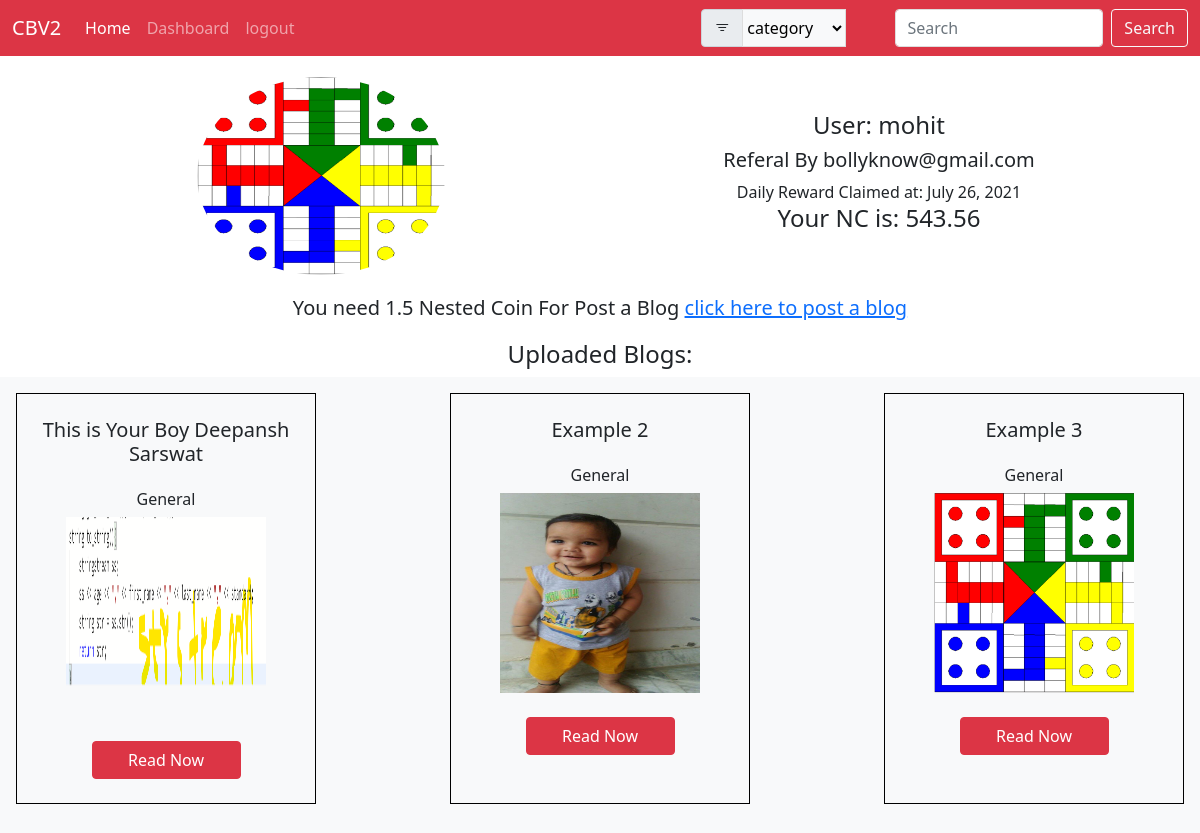
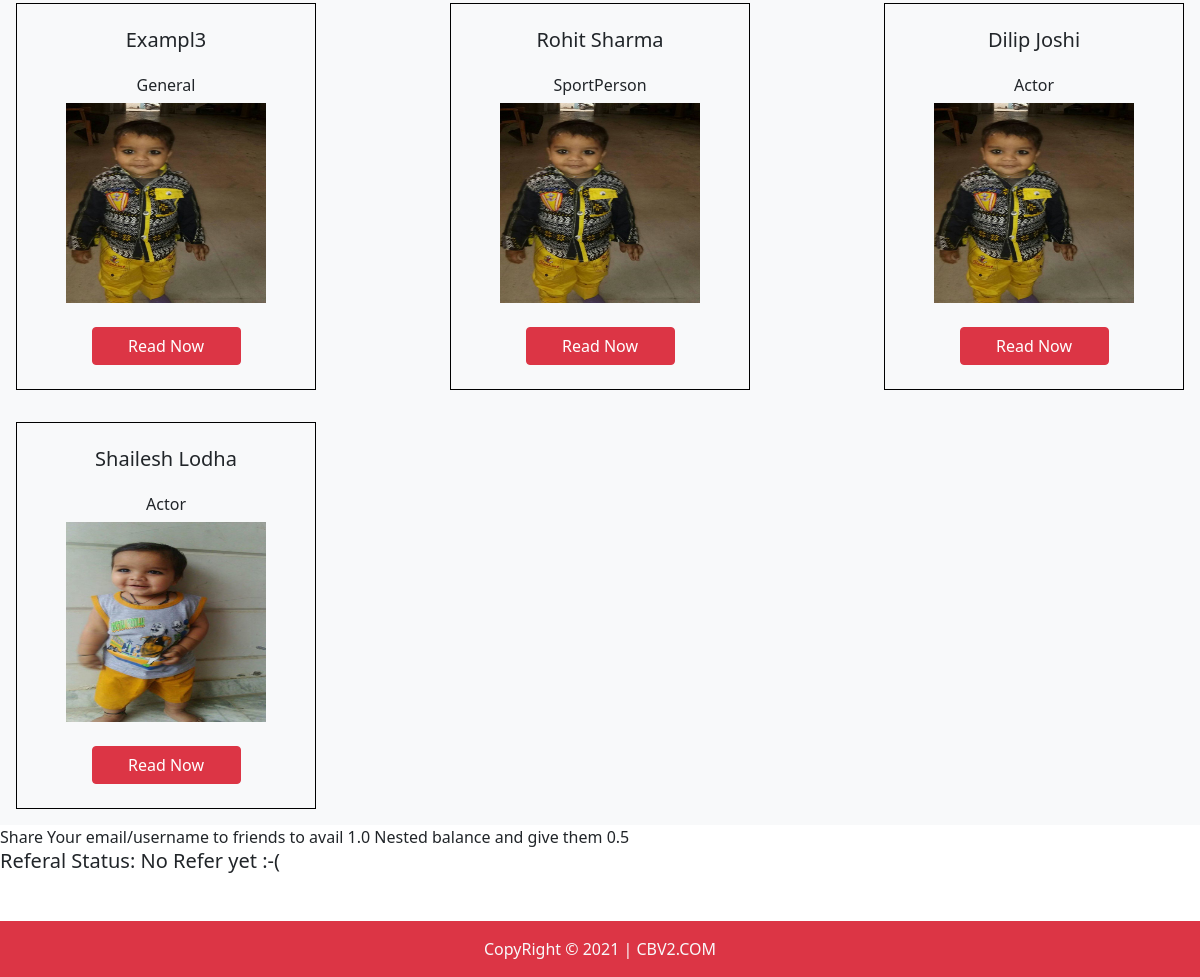
The page /dashboard (signed in) on the database its author committed (2 pictures, top to bottom).
### blogAPP/models.py (models this page shows, shortened)
class CustomUserModel(models.Model):
    index = models.OneToOneField(User,on_delete=models.CASCADE)
    last_reward_claimed = models.DateField()
    nested_balance = models.FloatField()
    profile_pic = models.ImageField(null=True,blank=True,upload_to='imgs')
    Referal_by = models.EmailField(null=True,blank=True)

class Blogs(models.Model):
    Blog_categories_available = (
        ("General","General"),
        ("Cricket","Cricket"),
        ("Youtuber","Youtuber"),
        ("Actor","Actor"),
        ("SportPerson","SportPerson"),
        ("TechPerson","TechPerson"),
        ("Teacher","Teacher"),
        ("Health","Health"),
        ("God","God"),
        ("Safety","Safety"),
        ("Exam","Exam"),
        ("other","other"),
    )
    blog_id = models.AutoField(primary_key=True)
    title = models.CharField(max_length=150,default="Admin Provided Blog")
    author = models.ForeignKey(User,on_delete=models.CASCADE)
    added_at = models.DateTimeField()
    content_position = models.CharField(null=True,blank=True,max_length=10)
    blog_url = models.SlugField(unique=True,null=True,blank=True)
    feature_img = models.ImageField(upload_to='imgs',null=True,blank=True)
    Blog_categories = models.CharField(max_length=15,choices=Blog_categories_available,default="General")

### blogAPP/views.py (the view)
# urls.py: path('dashboard',views.RenderDashboard),
def RenderDashboard(request):
    imgavi = True
    is_ref_av = False
    is_reward_av = False
    if not request.user.is_authenticated:
        return redirect('/')
    try:
        obj = cum.objects.get(index=User.objects.get(username=request.user.username))
    except:
        return HttpResponse('Admins have their admin panel there is no cum model for them If You are one of the Admin Please create a cum object.')
    if obj.profile_pic=='' or obj.profile_pic == None:
        imgavi = False
    reward_claimed_at = obj.last_reward_claimed
    nested_balence = round(obj.nested_balance,2)
    referal_by = obj.Referal_by
    if referal_by == '' or referal_by == None:
        is_ref_av = True
    if timezone.now().date() != reward_claimed_at:
        is_reward_av = True
    blogs = Blogs.objects.filter(author=request.user)
    if len(blogs):
        blogs_avi = True
    else:
        blogs_avi = False
    data = get_my_referal(request.user.username)
    is_refer = True
    if data is None:
        is_refer = False
    return render(request,'dashboard.html',{'imgavi':imgavi,'is_ref_av':is_ref_av,'reward_claimed_at':reward_claimed_at,'nested_balence':nested_balence,'pic':obj.profile_pic,'is_reward_av':is_reward_av,'referal_by':referal_by,'username':request.user.username,'isblogavi':blogs_avi,'blogs':blogs,'is_refer':is_refer,'data':data})

### blogAPP/views.py (called while the page is built)
def get_my_referal(username):
    objects = cum.objects.filter(Referal_by=username)
    if len(objects):
        return objects
    return None

### templates/dashboard.html (shortened to what this page needs)
{% load static %}
<!DOCTYPE html>
<html lang="en">
<head>
    <link href="https://cdn.jsdelivr.net/npm/bootstrap@5.0.2/dist/css/bootstrap.min.css" rel="stylesheet">
    <link rel="stylesheet" href="https://cdn.jsdelivr.net/npm/bootstrap-icons@1.5.0/font/bootstrap-icons.css">
    <link rel="stylesheet" href="{% static 'css/navbar.css' %}">
</head>
<body>
    <nav class="navbar navbar-expand-lg navbar-dark bg-danger">
        <div class="container-fluid">
            <a class="navbar-brand" href="#">CBV2</a>
            <div class="collapse navbar-collapse" id="navbarColor02">
                <ul class="navbar-nav me-auto mb-2 mb-lg-0">
                    <li class="nav-item">
                        <a class="nav-link active" aria-current="page" href="/">Home</a>
                    </li>
                    <li class="nav-item">
                        <a class="nav-link" href="/dashboard">Dashboard</a>
                    </li>
                    <li class="nav-item">
                        {% if user.is_authenticated %}
                        <a href="/auth/logout" style="cursor: pointer;" class="nav-link">logout</a> {% else %}
                        <a style="cursor: pointer;" class="nav-link" data-bs-toggle="modal" data-bs-target="#exampleModal">Login</a> {% endif %}
                    </li>
                </ul>
                <form class="d-flex forminp" method="GET" action="/search">
                    <div class="input-group">
                        <label class="input-group-text" for="inputGroupSelect02"><i class="bi bi-filter"></i></label>
                        <select name="filter" id="inputGroupSelect02" class="bg-light">
                            <option value="category">category</option>
                        </select>
                    </div>
                    <input required name="data" id="nestedinput" class="form-control me-2" type="search" placeholder="Search" aria-label="Search">
                    <button class="btn btn-outline-light sbtn" type="submit">Search</button>
                </form>
            </div>
        </div>
    </nav>
    <div class="container">
        <div class="imgcontainer">
            <div class="leftright">
                <div class="left">
                    {% if imgavi %}
                    <img class="propic" src="{{pic.url}}"> {% else %}
                    <img class="propic" src="{% static '/staticimgs/chayan1.png' %}"> {% endif %}
                </div>
                <div class="right">
                    <h4>User: {{username}}</h4>
                    {% if is_ref_av %}
                    <form action="/addref" method="post">
                        {% csrf_token %}
                        <h6>Have a Referal Redeem Here.</h6>
                        <input type="email" placeholder="Enter Invited username" required name="authmail">
                        <button class="btn btn-primary">Claim</button>
                    </form>
                    {% else %}
                    <h5>Referal By {{referal_by}}</h5>
                    {% endif %} {% if is_reward_av%}
                    <h4><a href="/auth/checkin">claim daily reward Here</a></h4>
                    {% else %}Daily Reward Claimed at: {{reward_claimed_at}} {% endif %}
                    <h4>Your NC is: {{nested_balence}}</h4>
                </div>
            </div>
        </div>
    </div>
    <div class="container">
        <div class="head">
            <h5 class="text-center">You need 1.5 Nested Coin For Post a Blog <a href="/postblog">click here to post a blog</a></h5>
        </div>
    </div>
    <div class="wrapper text-center">
        {% if isblogavi %}
        <h4 class="text-center">Uploaded Blogs: </h4>
        <div class="blogscontainer bg-light d-flex justify-content-between flex-wrap text-center">
            {% for blog in blogs %}
            <div class="parentcard m-3 text-center hovershadow">
                <h5 class="my-4">{{blog.title}}</h5>
                <h6 class="my-2">{{blog.Blog_categories}}</h6>
                <img class="ppic" src="{{blog.feature_img.url}}" alt="" style="width:200px;height:200px">
                <a class="d-block w-50 mx-auto btn btn-danger my-4" href="http://127.0.0.1:8000/blogs/{{blog.blog_url}}">Read Now</a>
            </div>
            {% endfor %}
        </div>
        {% else %}
        <h3 class="text-center">You Didn't Uploaded Any Blogs Yet.</h3>
        {% endif %}
    </div>
    <div class="referinfo">
        Share Your email/username to friends to avail 1.0 Nested balance and give them 0.5
    </div>
    <div class="referinfosection">
        {% if is_refer %}
        <h4>Referal Earned For: </h4>
        {% for elm in data %}
        <h6>{{forloop.counter}}. {{elm.index}}</h6>
        {% endfor %} {% else %}
        <h5>Referal Status: No Refer yet :-(</h5>
        {% endif %}
    </div>
    <div class="text-center mt-5 py-3 text-light bg-danger w-100">
        <footer>CopyRight &copy; 2021 | CBV2.COM</footer>
    </div>
</body>
</html>

### static/css/navbar.css (style rules this page uses)
#inputGroupSelect02, #nestedinput { -webkit-transition: all 0.30s ease-in-out; -moz-transition: all 0.30s ease-in-out; -ms-transition: all 0.30s ease-in-out; -o-transition: all 0.30s ease-in-out; outline: none; border: 1px solid #DDDDDD; }
select { cursor: pointer; }

### templates/dashboard.html (style rules this page uses)
img { width: 250px; height: 200px; }
.propic { border: 1px solid #fff; border-radius: 100%; }
.container { margin: 20px auto; }
.leftright { display: grid; grid-template-columns: repeat(2, 1fr); align-items: center; }
.left, .right { text-align: center; }
.parentcard { width: 300px!important; border: 1px solid black; }

### rows shown on the page
CustomUserModel: Referal_by "bollyknow@gmail.com", last_reward_claimed "July 26, 2021"
Blogs: title "This is Your Boy Deepansh Sarswat", Blog_categories "General", feature_img (picture)
Blogs: title "Example 2", Blog_categories "General", feature_img (picture)
Blogs: title "Example 3", Blog_categories "General", feature_img (picture)
Blogs: title "Exampl3", Blog_categories "General", feature_img (picture)
Blogs: title "Rohit Sharma", Blog_categories "SportPerson", feature_img (picture)
Blogs: title "Dilip Joshi", Blog_categories "Actor", feature_img (picture)
Blogs: title "Shailesh Lodha", Blog_categories "Actor", feature_img (picture)

### other values the page prints
{{ username }} "mohit"
{{ nested_balence }} "543.56"
